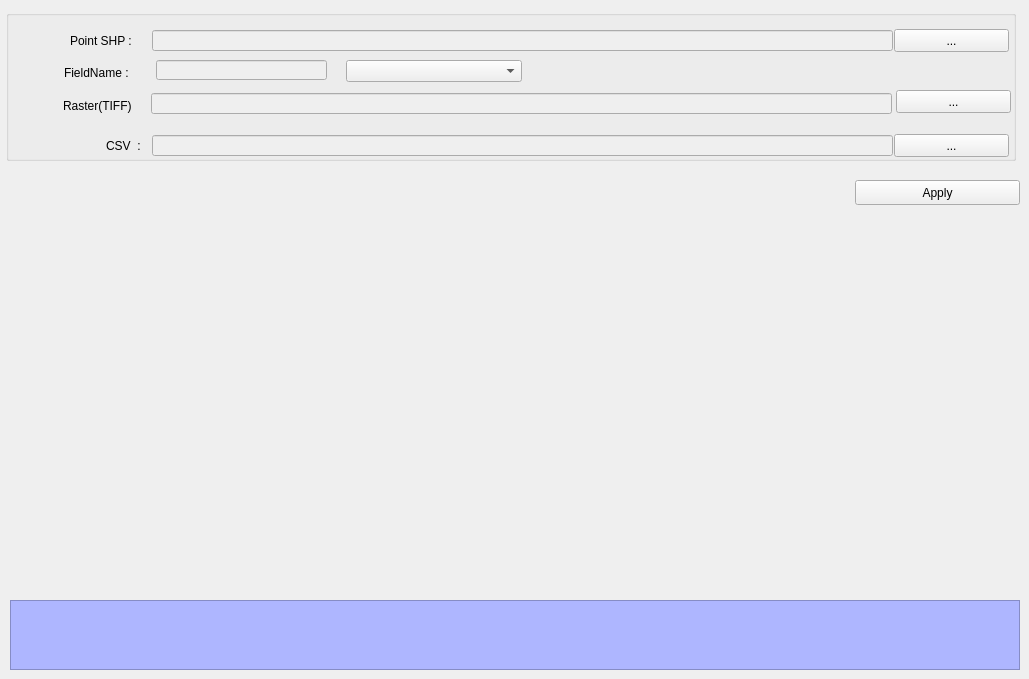
    <widget class="QWidget" name="tab_5">
     <attribute name="title">
      <string>Make CSV</string>
     </attribute>
     <widget class="QGroupBox" name="groupBox_5">
      <property name="geometry">
       <rect>
        <x>6</x>
        <y>10</y>
        <width>1010</width>
        <height>151</height>
       </rect>
      </property>
      <property name="title">
       <string/>
      </property>
      <widget class="QLabel" name="label_21">
       <property name="geometry">
        <rect>
         <x>100</x>
         <y>130</y>
         <width>70</width>
         <height>12</height>
        </rect>
       </property>
       <property name="text">
        <string>CSV  :</string>
       </property>
      </widget>
      <widget class="QPushButton" name="btn_csv_shp">
       <property name="geometry">
        <rect>
         <x>888</x>
         <y>19</y>
         <width>115</width>
         <height>23</height>
        </rect>
       </property>
       <property name="text">
        <string>...</string>
       </property>
      </widget>
      <widget class="QLabel" name="label_20">
       <property name="geometry">
        <rect>
         <x>64</x>
         <y>25</y>
         <width>81</width>
         <height>12</height>
        </rect>
       </property>
       <property name="text">
        <string>Point SHP :</string>
       </property>
      </widget>
      <widget class="QPushButton" name="btn_csv_csv">
       <property name="geometry">
        <rect>
         <x>888</x>
         <y>124</y>
         <width>115</width>
         <height>23</height>
        </rect>
       </property>
       <property name="text">
        <string>...</string>
       </property>
      </widget>
      <widget class="QLineEdit" name="txt_csv_shp">
       <property name="enabled">
        <bool>false</bool>
       </property>
       <property name="geometry">
        <rect>
         <x>146</x>
         <y>20</y>
         <width>741</width>
         <height>21</height>
        </rect>
       </property>
      </widget>
      <widget class="QLineEdit" name="txt_shp_field">
       <property name="enabled">
        <bool>false</bool>
       </property>
       <property name="geometry">
        <rect>
         <x>146</x>
         <y>125</y>
         <width>741</width>
         <height>21</height>
        </rect>
       </property>
      </widget>
      <widget class="QLineEdit" name="txt_fieldname_shp">
       <property name="enabled">
        <bool>false</bool>
       </property>
       <property name="geometry">
        <rect>
         <x>150</x>
         <y>50</y>
         <width>171</width>
         <height>20</height>
        </rect>
       </property>
      </widget>
      <widget class="QLabel" name="label_16">
       <property name="geometry">
        <rect>
         <x>57</x>
         <y>81</y>
         <width>80</width>
         <height>30</height>
        </rect>
       </property>
       <property name="text">
        <string>Raster(TIFF)</string>
       </property>
      </widget>
      <widget class="QLineEdit" name="txt_raster_tiff">
       <property name="enabled">
        <bool>false</bool>
       </property>
       <property name="geometry">
        <rect>
         <x>145</x>
         <y>83</y>
         <width>741</width>
         <height>21</height>
        </rect>
       </property>
      </widget>
      <widget class="QPushButton" name="btn_raster_tiff">
       <property name="geometry">
        <rect>
         <x>890</x>
         <y>80</y>
         <width>115</width>
         <height>23</height>
        </rect>
       </property>
       <property name="text">
        <string>...</string>
       </property>
      </widget>
      <widget class="QLabel" name="label_29">
       <property name="geometry">
        <rect>
         <x>58</x>
         <y>57</y>
         <width>80</width>
         <height>12</height>
        </rect>
       </property>
       <property name="text">
        <string>FieldName :</string>
       </property>
      </widget>
      <widget class="QComboBox" name="cmb_FieldAtt">
       <property name="geometry">
        <rect>
         <x>340</x>
         <y>50</y>
         <width>176</width>
         <height>22</height>
        </rect>
       </property>
      </widget>
     </widget>
     <widget class="QTextEdit" name="textEdit_4">
      <property name="enabled">
       <bool>false</bool>
      </property>
      <property name="geometry">
       <rect>
        <x>10</x>
        <y>600</y>
        <width>1010</width>
        <height>70</height>
       </rect>
      </property>
      <property name="styleSheet">
       <string notr="true">background-color: rgb(174, 182, 255);
font: 75 10pt &quot;MS Shell Dlg 2&quot;;</string>
      </property>
     </widget>
     <widget class="QPushButton" name="btn_apply_CSV">
      <property name="geometry">
       <rect>
        <x>855</x>
        <y>180</y>
        <width>165</width>
        <height>25</height>
       </rect>
      </property>
      <property name="text">
       <string>Apply</string>
      </property>
     </widget>
    </widget>
